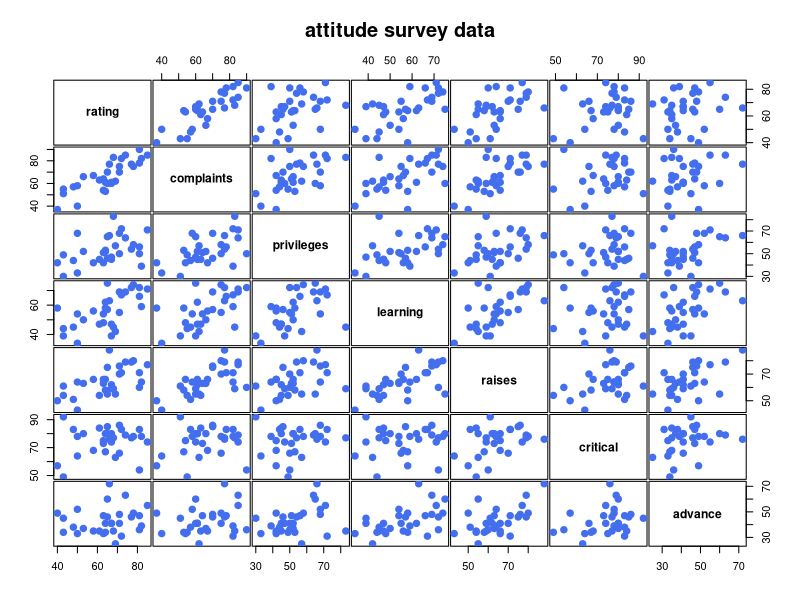

R code for this plot:
############################
# LS by example
############################

help(attitude); 

windows(); plot(attitude, pch = 19, 
col = 'royalblue2', cex = 1.3, gap = .15,
font.labels = 2, cex.labels = 1.1, 
main = 'attitude survey data');

cat('', sep = '\n'); (at = attitude); # data

cat('', sep = '\n'); (n = nrow(at)); # sample size

cat('', sep = '\n'); (Y = at[,1]); # nx1 response vector

cat('', sep = '\n'); (p = ncol(at[,2:7])); # of regressors

cat('', sep = '\n'); (X1 = at[,2:7]); # nxp matrix of regressors

cat('', sep = '\n'); (X = cbind(1,X1)); # design matrix (by recycling)

cat('', sep = '\n'); (ones.n = X[,1]); # nx1 column of ones 

##############################
# X is of full rank by columns
##############################

library(Matrix); 

cat('', sep = '\n'); (m = rankMatrix(X)[1]); # m = p + 1

#########################################################
# _____________________ LS criterion ____________________
#
# fitted model:
#
#                      Y = fit + res  
#
# fit = X*beta.h: orthogonal projection of Y onto C(X)
#
# res = Y - fit - C(X) (-: Alt + 193)
#
# normal equations: (X'*X)*beta.h = X'*Y
#########################################################

X = data.matrix(X); # convert X to numerical object

Y = data.matrix(Y); # same with Y

################################################
# crossprod(A,B) = A' %*% B; %*%: matrix product
# crossprod(A) = A' %*% A; solve(A) = inv(A); 
################################################

beta.h = crossprod(solve(crossprod(X)), crossprod(X,Y)); 

colnames(beta.h) = 'coef'; 

cat('', sep = '\n'); round(beta.h, d = 4); # LS estimates

fit = X %*% beta.h; res = Y - fit; 

cat('', sep = '\n'); as.vector(Y); # responses

cat('', sep = '\n'); as.vector(round(fit, d = 4)); # fitted values

cat('', sep = '\n'); as.vector(round(res, d = 4)); # residuals

cat('', sep = '\n'); round(crossprod(X,res)); # Orthogonality condition

#################
# Sums of squares
#################

ssq = function(x){sum(x^2)}

cat('', sep = '\n'); (TSS.0 = ssq(Y)); cat('', sep = '\n');  # meaning?
cat('', sep = '\n'); (RGSS.0 = ssq(fit)); cat('', sep = '\n');  # meaning?
cat('', sep = '\n'); (RSS = ssq(res)); cat('', sep = '\n'); # measure of error  
# TSS.0 = RGSS.0 + RSS: Pythagorean Theorem

##################
# centered version
##################

# b.0: intercept; b: slope parameters

b.0 = beta.h[1]; b = beta.h[-1];

# fitted model: Y = fit + res = 1*b.0 + X1 %*% b + res 

# From fitted model: b.0 = mean(Y) - colMeans(X1) %*% b;

#############################################
# __________ centered fitted model __________  
#
#             Yc = Xc %*% b + res 
##############################################

# Yc: centered responses: Y - 1*mean(Y)

Yc = scale(Y, scale = FALSE)[,]; 

# Xc: centered regressor matrix: X1 - 1 %*% colMeans(X1)

Xc = scale(X1, scale = FALSE)[,]; 

cat('', sep = '\n'); as.vector(round(Yc, d = 4)); # centered responses

cat('', sep = '\n'); as.vector(round(Xc %*% b, d = 4)); # summand Xc %*% b

cat('', sep = '\n'); as.vector(round(res, d = 4)); # residuals

cat('', sep = '\n'); round(crossprod(Xc,res)); # Orthogonality condition

cat('', sep = '\n'); (TSS = ssq(Yc)); cat('', sep = '\n'); # Total sum of squares
cat('', sep = '\n'); (RGSS = ssq(Xc %*% b)); cat('', sep = '\n'); # Regression sum of squares
cat('', sep = '\n'); (RSS = ssq(res)); cat('', sep = '\n'); # Residual sum of squares  

# ANOVA decomposition: TSS = RGSS + RSS (Pythagorean Theorem)

############## 
# Consequences
##############

cat('', sep = '\n'); (sigma2.h = RSS/(n-m)); cat('', sep = '\n'); # (unbiased) LS estimator of error variance
# R2: squared cosine of angle between Yc and Xc %*% b: measure of quality of fit
cat('', sep = '\n');(R2 = RGSS/TSS); cat('', sep = '\n');
# R2: coefficient of determination: 1 - (RSS/TSS): grows with # of regressors p

########################## 
# Properties of estimators
##########################

# E(beta.h) = beta; Var(beta.h) = sigma^2*(solve(crossprod(X)));  

s.errors = sqrt(sigma2.h)*sqrt(diag(solve(crossprod(X)))); 

cat('', sep = '\n'); round(s.errors, d = 4); cat('', sep = '\n'); # s.errors of beta.h

t.ratios = beta.h/s.errors; 

cat('', sep = '\n'); round(as.vector(t.ratios), d = 4); cat('', sep = '\n'); # t-statistics

# under normality, and assuming H: slope = 0,
# all t- statistics are Student's t with n-m degrees of freedom

############# 
# ANOVA table
############# 

cat('', sep = '\n'); (df.total = n-1); # degrees of freedom of TSS;

cat('', sep = '\n'); (df.reg = p); # degrees of freedom of RGSS;

cat('', sep = '\n'); (df.res = n-m); # degrees of freedom of RSS

cat('', sep = '\n'); (F = (RGSS/df.reg)/(RSS/df.res)); cat('', sep = '\n'); # F - ratio 

# under normality, and assuming H: no regression,
# F-ratio is F with df.reg and df.res degrees of freedom 

################################################################
# all elements above can be obtained with functions lm and anova
################################################################

options(show.signif.stars = FALSE);

f = rating ~ .; model.full = lm(f,at); 

f.0 = rating ~ 1.; model.0 = lm(f.0,at);

#####################################################################
coef = with(summary(model.full), coefficients);
cat('', sep = '\n'); format(round(coef, d = 4)); cat('', sep = '\n');
#####################################################################

cat('', sep = '\n'); round(as.vector(beta.h), d = 4);

cat('', sep = '\n'); round(as.vector(s.errors), d = 4);

cat('', sep = '\n'); round(as.vector(t.ratios), d = 4);

############################################## 
# str(model.full); # str(summary(model.full)); 
##############################################

cat('', sep = '\n');  with(model.full, fitted.values); cat('', sep = '\n'); as.vector(fit)

cat('', sep = '\n');  with(model.full, residuals); cat('', sep = '\n'); as.vector(res)

######################## 
# methods(class = 'lm');
########################

cat('', sep = '\n'); model.matrix(model.full)[,]; cat('', sep = '\n'); X;

round(vcov(model.full), d = 4); cat('', sep = '\n'); round(sigma2.h*solve(crossprod(X)), d = 4);

############################ 

aov = anova(model.0, model.full); 

###########
# str(aov);
###########

cat('', sep = '\n'); with(aov,RSS); cat('', sep = '\n'); c(TSS,RSS);

cat('', sep = '\n'); aov$'Sum of Sq'[2]; cat('', sep = '\n'); RGSS;

cat('', sep = '\n'); with(aov,Res.Df); cat('', sep = '\n'); c(df.total,df.res);

cat('', sep = '\n'); with(aov,Df)[2]; cat('', sep = '\n'); df.reg;

cat('', sep = '\n'); with(aov,F)[2]; cat('', sep = '\n'); F;

#######################
# presentation of table
#######################

cat('', sep = '\n'); aov

attr(aov, 'heading') = NULL; 

rownames(aov) = c('total','error');  

cat('', sep = '\n'); (aov = rbind(aov[2,], aov[1,])); 
